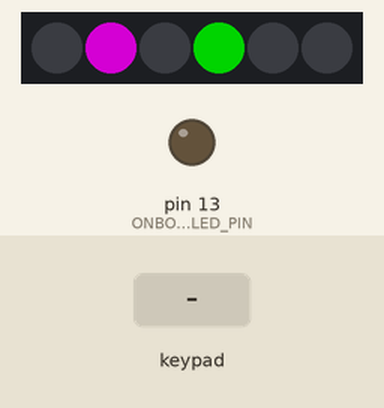
A sketch run on a simulated Arduino Leonardo, built with avr-gcc and run on an emulated ATmega32U4. Parts: 6 RGB LEDs in strip order, left to right, output pins drawn as LEDs (lit = HIGH). Wiring (inferred from the signals the program sends): 6×6 keypad (labels assumed): rows pin 3, pin 4, pin 16, pin 17, pin 22, pin 23; columns pin 2, pin 14, pin 7, pin 8, pin 6, pin 20. Dashed ring = blinking. The inputs (shaded band) are chosen by the test bench. Dim RGB values are drawn brighter than linear; pins used as bus, display or sensor lines are not drawn.

Above: at 3.2 s.
3.3 s: keypad keys 1 2 D pressed 0.4 s apart
At 3.38 s:
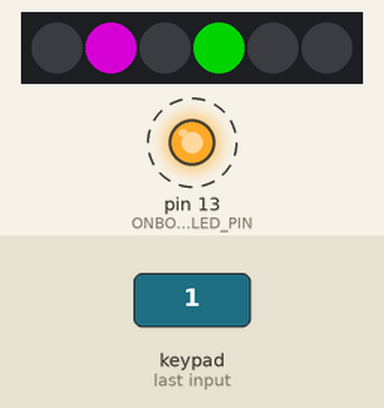
Timing chart, 0 to 6.3 s (numbered marks = the images above; inputs shaded):
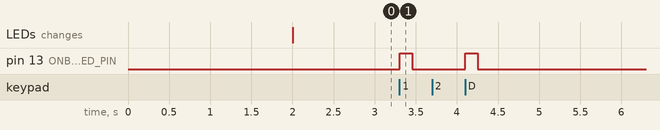

Measured:
- after the input at 3.3 s, pin 13 (ONBOARD_LED_PIN): alternates HIGH for 0.15 s and LOW for 0.64 s, 4 changes in all, then stays LOW, starting at once

The sketch:

pedal-board.ino
```cpp
#include <FastLED.h>

#define ONBOARD_LED_PIN 13

#define NUM_LEDS 6
#define LED_DATA_PIN 5
CRGB leds[NUM_LEDS];

#define OCTAVE_LEFT_LED 1
#define OCTAVE_RIGHT_LED 0

#define PROGRAM_LEFT_LED 3
#define PROGRAM_RIGHT_LED 2

#define CRGB_BACKGROUND CRGB::Black


// TODO Consider using MIDI library
// TODO Mirror to MIDI-over-USB
void programChange(int channel, int program)
{
  Serial1.write(0xC0 + ((channel - 1) & 0xF));
  Serial1.write(program & 0x7F);
}

void noteOn(int channel, int pitch, int velocity) {
  Serial1.write(0x90 + ((channel - 1) & 0xF));
  Serial1.write(pitch & 0x7F);
  Serial1.write(velocity & 0x7F);
}

void noteOff(int channel, int pitch, int velocity) {
  Serial1.write(0x80 + ((channel - 1) & 0xF));
  Serial1.write(pitch & 0x7F);
  Serial1.write(velocity & 0x7F);
}

typedef struct colorPairRgb {
  CRGB left;
  CRGB right;
} ColorPairRGB;

ColorPairRGB standardColorPairs[] = {
  {CRGB::Green, CRGB_BACKGROUND},
  {CRGB::Cyan, CRGB_BACKGROUND},
  {CRGB::Blue, CRGB_BACKGROUND},
  {CRGB::Purple, CRGB_BACKGROUND},
  {CRGB::Red, CRGB_BACKGROUND},
  {CRGB::OrangeRed, CRGB_BACKGROUND},
  {CRGB_BACKGROUND, CRGB_BACKGROUND},
  {CRGB_BACKGROUND, CRGB::OrangeRed},
  {CRGB_BACKGROUND, CRGB::Red},
  {CRGB_BACKGROUND, CRGB::Purple},
  {CRGB_BACKGROUND, CRGB::Blue},
  {CRGB_BACKGROUND, CRGB::Cyan},
  {CRGB_BACKGROUND, CRGB::Green},
};

#define NUM_COLOR_PAIR 13


#define MIN_OCTAVE 0
#define MAX_OCTAVE 8

#define MIN_PROGRAM 0
#define MAX_PROGRAM (NUM_COLOR_PAIR - 1 + MIN_PROGRAM)

int octave = 1;
int program = 0;

// TODO Consider replacing this with some sort of counter for bounce rejection
bool keyscanWasOn[] = {false, false, false, false, false, false,
                       false, false, false, false, false, false,
                       false, false, false, false, false, false,
                       false, false, false, false, false, false,
                       false, false, false, false, false, false,
                       false, false, false, false, false, false
                      };

const int rows[] = {3, 4, 16, 17, 22, 23};
#define NUM_ROWS 6
const int columns[] = {2, 14, 7, 8, 6, 20};
#define NUM_COLUMNS 6

bool updateLeds = false;

#define NOTE_NONE -1
#define NUM_KEYS 13
int notesHeldByKeys[NUM_KEYS] = {NOTE_NONE};

void releasePreviousNoteByKey(int key)
{
  int noteHeld = notesHeldByKeys[key];
  if (noteHeld != NOTE_NONE)
  {
    noteOff(1, noteHeld, 0x01); // TODO Figure out whether to use note off velocity 0 or 1
    digitalWrite(ONBOARD_LED_PIN, LOW);
    notesHeldByKeys[key] = NOTE_NONE;
  }
}


void setup() {

  // sanity check delay - allows reprogramming if accidently blowing power w/leds
  delay(2000);

  FastLED.addLeds<WS2811, LED_DATA_PIN, RGB>(leds, NUM_LEDS);

  for (int i = 0; i < NUM_LEDS; ++i)
  {
    leds[i] = CRGB_BACKGROUND;
  }

  FastLED.show();
  updateLeds = true;

  Serial1.begin(31250); // MIDI on Serial1

  for (int i = 0; i < NUM_ROWS; i++)
  {
    int row = rows[i];
    digitalWrite(row, HIGH);
    pinMode(row, OUTPUT);
  }

  for (int i = 0; i < NUM_COLUMNS; i++)
  {
    int column = columns[i];
    pinMode(column, INPUT_PULLUP);
  }

  pinMode(ONBOARD_LED_PIN, OUTPUT);
  digitalWrite(ONBOARD_LED_PIN, LOW);

  delayMicroseconds(50); // Wait for pull-up resistors

  programChange(1, program);
}

void loop() {
  bool isOn[NUM_ROWS * NUM_COLUMNS]; // Not sure this is necessary, just trying to make the read as fast as possible

  for (int rowIdx = 0; rowIdx < NUM_ROWS; rowIdx++)
  {
    int row = rows[rowIdx];
    digitalWrite(row, LOW);
    delayMicroseconds(5); // This seems to be necessary, otherwise the pins don't seem to update fast enough

    // TODO Optimize this - column pins are all on the same port (PT-Dx)
    for (int colIdx = 0; colIdx < NUM_COLUMNS; colIdx++)
    {
      int col = columns[colIdx];
      isOn[(rowIdx * NUM_ROWS) + colIdx] = !digitalRead(col);
    }

    digitalWrite(row, HIGH);
    delayMicroseconds(5); // This seems to be necessary, otherwise the pins don't seem to update fast enough
  }

  for (int i = 0; i < 26; i += 2)
  {
    bool noteIsOn = isOn[i];
    if (keyscanWasOn[i] != noteIsOn)
    {
      keyscanWasOn[i] = noteIsOn;
      int key = (i >> 1);

      releasePreviousNoteByKey(key);

      int note = key + 12 + octave * 12; // Assuming key/center C is C4 (octave 4)
      // TODO Remember what note the pedal key mapped to, such that it can be properly turned off even if transposing (to avoid "hanging" tones)
      if (noteIsOn)
      {
        noteOn(1, note, 120);
        notesHeldByKeys[key] = note;
        digitalWrite(ONBOARD_LED_PIN, HIGH);
      }
    }
  }

  for (int i = 30; i < 36; i++)
  {
    bool noteIsOn = isOn[i];
    if (keyscanWasOn[i] != noteIsOn)
    {
      keyscanWasOn[i] = noteIsOn;
      switch (i)
      {
        case 32:
          if (noteIsOn)
          {
            program--;
            if (program < MIN_PROGRAM)
            {
              program = MIN_PROGRAM;
            }
            programChange(1, program);
            updateLeds = true;
          }
          break;
        case 33:
          if (noteIsOn)
          {
            program++;
            if (program > MAX_PROGRAM)
            {
              program = MAX_PROGRAM;
            }
            programChange(1, program);
            updateLeds = true;
          }
          break;
        case 34:
          if (noteIsOn)
          {
            octave--;
            if (octave < MIN_OCTAVE)
            {
              octave = MIN_OCTAVE;
            }

            updateLeds = true;
          }
          break;
        case 35:
          if (noteIsOn)
          {
            octave++;
            if (octave > MAX_OCTAVE)
            {
              octave = MAX_OCTAVE;
            }

            updateLeds = true;
          }
          break;
      }
    }
  }

  if (updateLeds)
  {
    ColorPairRGB octaveRgb = standardColorPairs[octave + 2];
    leds[OCTAVE_LEFT_LED] = octaveRgb.left;
    leds[OCTAVE_RIGHT_LED] = octaveRgb.right;

    ColorPairRGB programRgb = standardColorPairs[program - MIN_PROGRAM];
    leds[PROGRAM_LEFT_LED] = programRgb.left;
    leds[PROGRAM_RIGHT_LED] = programRgb.right;

    FastLED.show();
    updateLeds = false;
  }

  delay(5);
}
```
